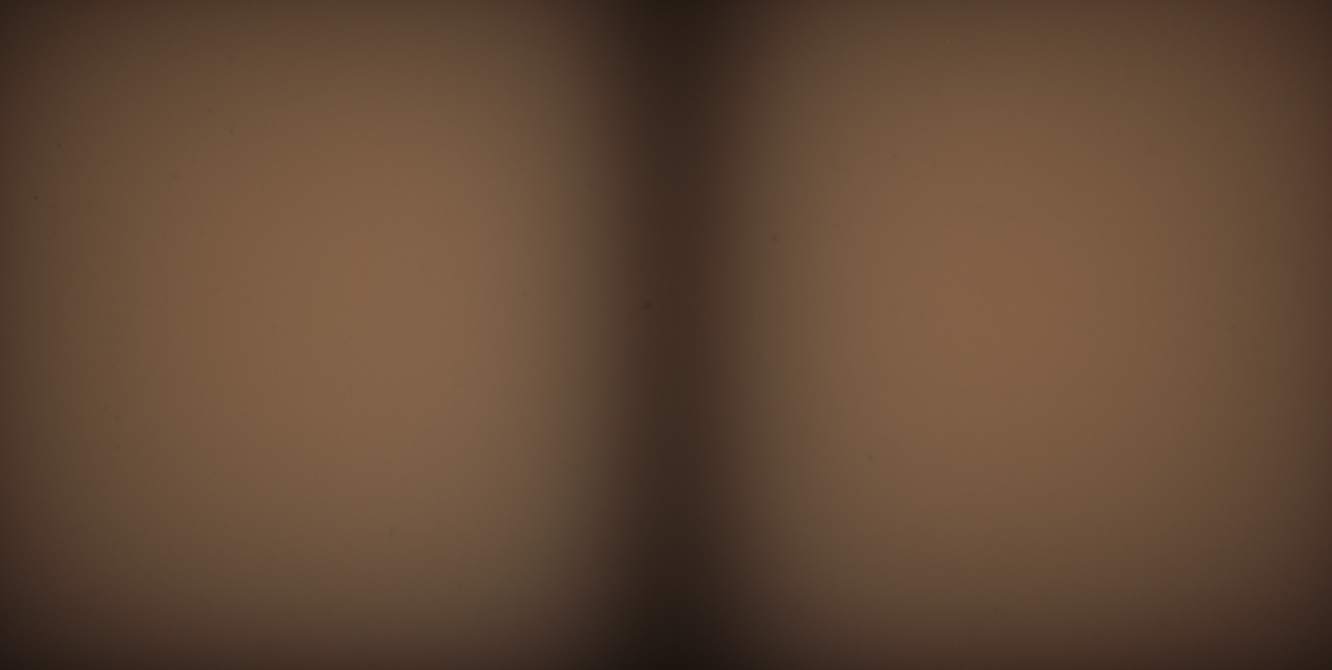
#> input picture Optische tarnkappe/162/c_0_65601-6.png, 1332 x 670 px; its folder holds only this picture in this run
$ jupyter execute --allow-errors cloaking.ipynb
#> lines starting #> are read from the running program, lines starting #| are printed output that depends on the picture
[cell 1]
import uncertainties.unumpy as unp
import uncertainties as u
from uncertainties.umath import log

from PIL import Image
from uncertainties import ufloat
import numpy as np
import pandas as pd
import scipy as sp
import kafe2
import matplotlib.pyplot as plt
import os
import glob
import struct
import sympy
from scipy.optimize import curve_fit
from scipy import special
from pathlib import Path
from scipy.ndimage import gaussian_filter
import scipy.constants as const

[cell 2]
directory =  Path().resolve()/Path("162")
directory_img =  Path().resolve()/Path("img")
if not os.path.exists(directory_img):
    os.makedirs(directory_img)
cloaking_files = [Path(x) for x in sorted(glob.glob(os.path.join(directory, '*.png')), key=os.path.getmtime, reverse=True) if "c_" in x]
diff_files = [Path(x) for x in sorted(glob.glob(os.path.join(directory, '*.png')), key=os.path.getmtime, reverse=True) if "r_" in x]
print (diff_files, cloaking_files)

[cell 3]
def filters(f1=True, f2=True, f3=True):
    filtering = 1
    if f1:
        filtering*=0.1
    if f2:
        filtering*=0.01
    if f3:
        filtering*=0.001
    return 1/filtering
print(filters(1,0,0))

[cell 4]
density0 = np.array([4.20, 4.17, 3.80])*1e5*filters(1,1,1) ### filter 1,2,3
density01 = np.array([1.58, 1.96, 1.68])*1e5*filters(0,1,1) ### filter 2,3
density015 = np.array([5.20, 7.51, 7.40])*1e5*filters(0,0,1) ### filter 3
density02 = np.array([4.04, 6.36, 6.07])*1e5*filters(0,1,0) ### filter 3

density025 = np.array([8.79, 7.65, 8.34])*1e5*filters(1,0,0) ### filter 2
density03 = np.array([3.19, 3.12, 3.19])*1e5*filters(1,0,0) ### filter 2

density03_alt = np.array([3.19, 3.12, 3.19])*1e5*filters(0,1,0) ### filter 2  way back 2.02e5

len3 = np.array([3.14, 3.44, 4.21])*1e5*filters(0,1,0) ### filter 2
len2 = np.array([8.63, 8.6, 8.38])*1e5*filters(0,1,0) ### filter 2 0.3 error

## 15 pm0.5


densety_arr = np.vstack((density01,density015,density02,density025,density03))


# plt.plot(np.mean(densety_arr, axis=1)/np.mean(density0), "*")
# plt.yscale("log")

# plt.show()
x_vals =  [0.1, 0.1, 0.1, 0.15, 0.15, 0.15,0.2, 0.2, 0.2, 0.25, 0.25, 0.25,0.3, 0.3, 0.30]


#> (the rest of this cell did not finish here and is left out)

[cell 5]
def getMeanColors(image_path, color = (1,1,1), vbar = (0.4,0.6), axis=1, height=False):

#> called with color = (1, 1, 1), vbar = (0.4, 0.6), axis = 1, height = 10
    color = np.array(color, dtype=bool)

    img = Image.open(image_path)
#> img is the input picture: PIL image 1332x670 RGB; mean R, G, B 97.9, 73.3, 54.3
    img_array = np.array(img) ###  array with shape (px_x, px_y, 3) with rgb values
    if isinstance(vbar, int):
        if axis==0:
            mean_colors = np.mean(img_array[:,vbar,color], axis=(1,2))
        else:
            mean_colors = np.mean(img_array[vbar:,color], axis=(1,2))


    else:
        vbar_mask = np.array(np.shape(img_array)[1]*np.array(vbar), dtype=int)
#> vbar_mask = [532, 799]
        if axis==0:
            mean_colors = np.mean(img_array[:,vbar_mask[0]:vbar_mask[1],color], axis=(1,2))
        else:
            mean_colors = np.mean(img_array[vbar_mask[0]:vbar_mask[1],:,color], axis=(0,2))
#> mean_colors = 1332 values, max 73.16 at index 382, min 32.13 at index 675, mean 60.37
    if height:
        mean_height = np.mean(mean_colors)
#> mean_height = 60.37
        return mean_colors*height/mean_height
    return mean_colors

[cell 6]
for file in cloaking_files:
    name = (file.stem).split("_")[1]
    plt.plot(getMeanColors(file, (1,1,1), height=10) ,label =  "sample "+name)

plt.legend(loc='lower left')
plt.show()
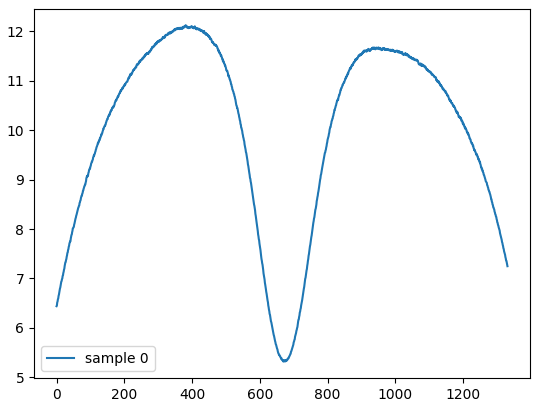
#> figure drawn by matplotlib, 1 panel; curve peaks at x = 382, y = 12.12

[cell 7]
transmission = dict()
brightness_y = []
brightness_x = []
for file in diff_files:

    name = float((file.stem).split("_")[1])/10
    if name >=1:
        name=name/10
    name = str(name)

    exposure = float( ((file.stem).split("_")[2]).replace("-", ".") )
    transmission[name] = getMeanColors(file, (1,1,1))/exposure
start=240
end = 990
for key in list(transmission.keys()):
    plt.plot(transmission[key]/transmission["0.0"] ,label =  "sample "+ key + R" $\dfrac{mg}{ml}$")

    brightness_y.append(np.mean((transmission[key]/transmission["0.0"])[start:end]  ))
    brightness_x.append(float(key))

plt.fill_between((start, end), 3, alpha =0.3, label="relevant area")
plt.ylim(0,1.1)
plt.legend(bbox_to_anchor=(1, 1.))
plt.title(R"mean brightness of the pixels within 10% of the center", y=1.08)
plt.suptitle("in relation to the reference Sample", y=0.94, size = 10)
plt.xlabel("pixel number")
plt.ylabel(R"relative exposure corrected brightness [$T_\mathrm{Diff}$]")
plt.show()
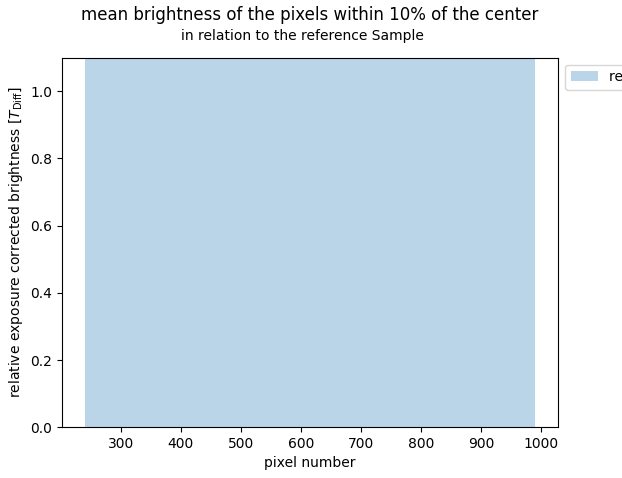
#> figure drawn by matplotlib, 1 panel
plt.plot(brightness_x, brightness_y, ".")
plt.show()
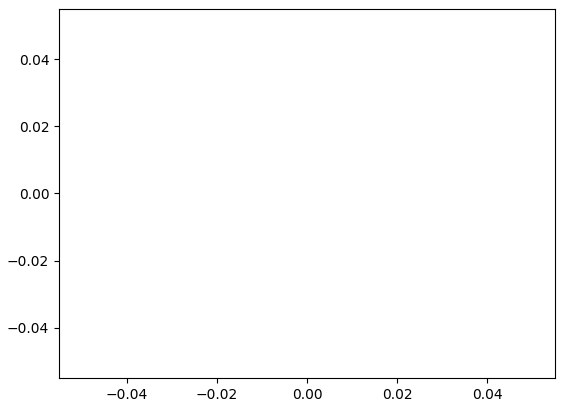
#> figure drawn by matplotlib, 1 panel
print(brightness_y,brightness_x)

$ run again, on Optische tarnkappe/162/c_Reference_65601-6.png
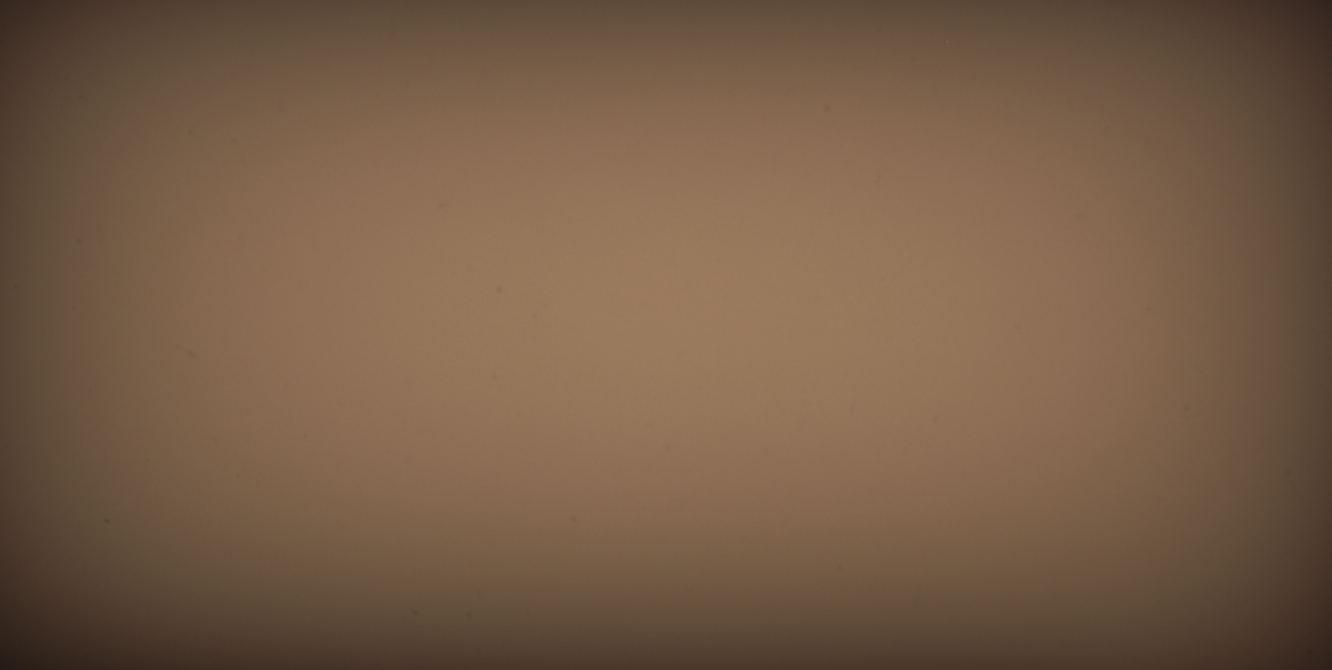
#> input picture Optische tarnkappe/162/c_Reference_65601-6.png, 1332 x 670 px
#> in getMeanColors, img is the input picture: PIL image 1332x670 RGB; mean R, G, B 119, 93, 71.2
#> mean_colors = 1332 values, max 82.81 at index 736, min 43.78 at index 0, mean 74.49
#> mean_height = 74.49
#> `plt.show()`:
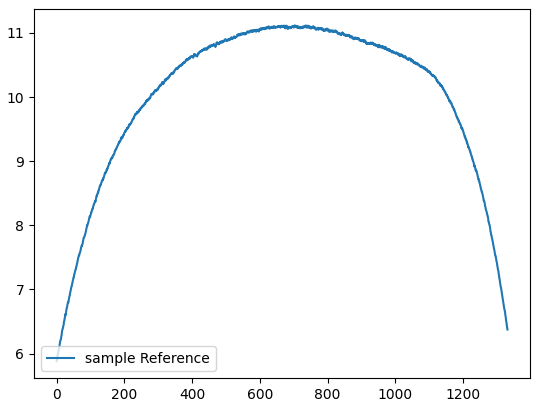
#> figure drawn by matplotlib, 1 panel; curve peaks at x = 736, y = 11.12
